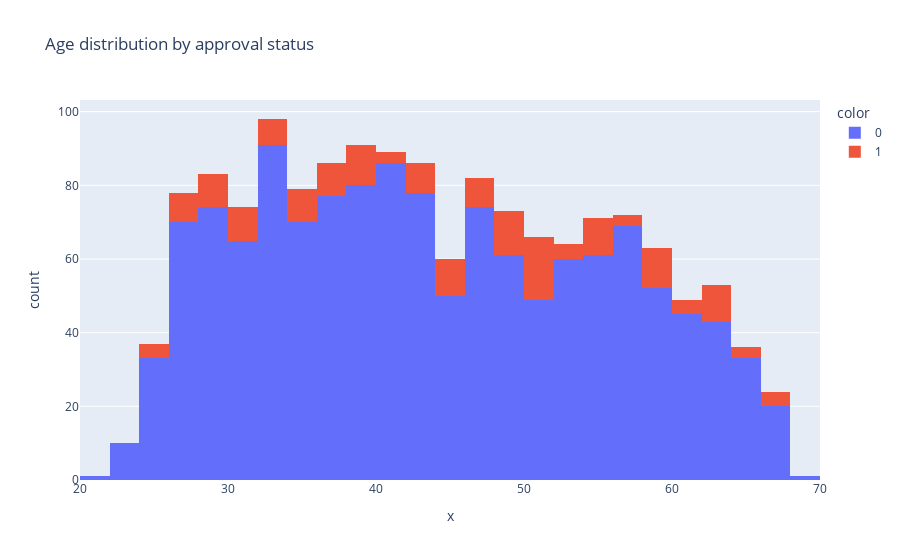

Write notebook code for a chart like this one.
### Code cell
fig = px.histogram(  x = df['Age'] ,title = "Age distribution by approval status", color = df['Approved_status'] )
fig.show()

### Figure 1 — Plotly figure (JSON) as saved in the notebook; plotly's stock layout.template omitted (floating-point values rounded to 4 significant figures; data arrays with more than 128 entries replaced by an {"elided": "..."} marker saying what was removed)
{"data": [{"alignmentgroup": "True", "bingroup": "x", "hovertemplate": "color=0<br>x=%{x}<br>count=%{y}<extra></extra>", "legendgroup": "0", "marker": {"color": "#636efa", "pattern": {"shape": ""}}, "name": "0", "offsetgroup": "0", "orientation": "v", "showlegend": true, "type": "histogram", "x": {"elided": "1373 float values"}, "xaxis": "x", "yaxis": "y"}, {"alignmentgroup": "True", "bingroup": "x", "hovertemplate": "color=1<br>x=%{x}<br>count=%{y}<extra></extra>", "legendgroup": "1", "marker": {"color": "#EF553B", "pattern": {"shape": ""}}, "name": "1", "offsetgroup": "1", "orientation": "v", "showlegend": true, "type": "histogram", "x": {"elided": "175 float values"}, "xaxis": "x", "yaxis": "y"}], "layout": {"barmode": "relative", "legend": {"title": {"text": "color"}, "tracegroupgap": 0}, "title": {"text": "Age distribution by approval status"}, "xaxis": {"anchor": "y", "domain": [0, 1], "title": {"text": "x"}}, "yaxis": {"anchor": "x", "domain": [0, 1], "title": {"text": "count"}}}}
